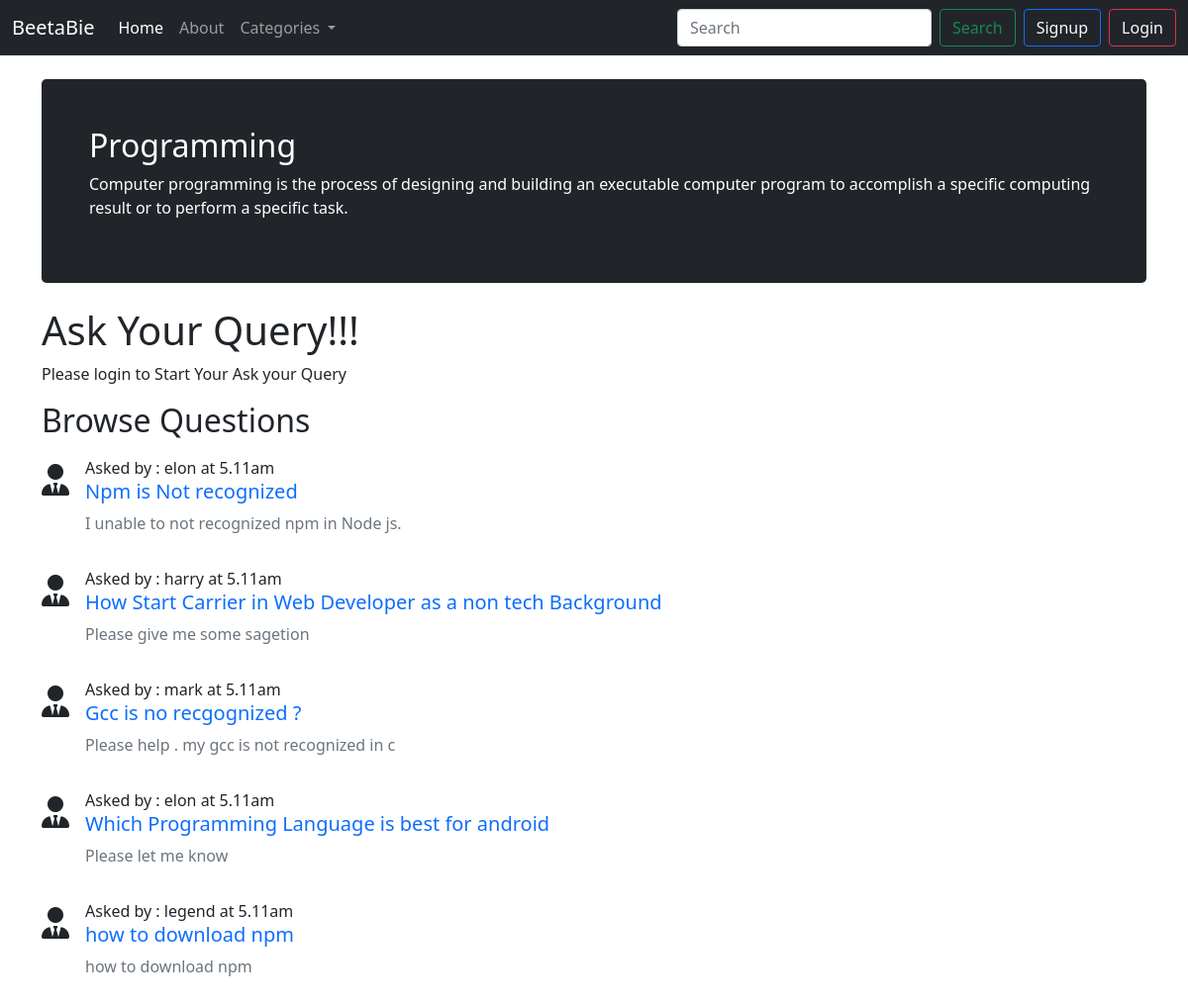
The page /theards.php?catid=2 on the database its author committed.
### tables this page shows
CREATE TABLE `categories` (
  `category_id` int(11) NOT NULL,
  `category_name` varchar(255) NOT NULL,
  `category_description` varchar(255) NOT NULL,
  `date` date NOT NULL DEFAULT current_timestamp()
);

CREATE TABLE `theards` (
  `theard_id` int(7) NOT NULL,
  `theard_title` varchar(255) NOT NULL,
  `theard_decs` text NOT NULL,
  `theard_catg_id` int(7) NOT NULL,
  `theard_user_id` int(7) NOT NULL,
  `timestamp` datetime NOT NULL DEFAULT current_timestamp()
);

CREATE TABLE `userdata` (
  `sno` int(11) NOT NULL,
  `user_name` varchar(35) NOT NULL,
  `user_email` varchar(35) NOT NULL,
  `user_pass` varchar(255) NOT NULL,
  `date` datetime NOT NULL DEFAULT current_timestamp()
);

### theards.php (the view, shortened to what this page needs)
<!DOCTYPE html>
<html lang="en">
<head>
    <link href="https://cdn.jsdelivr.net/npm/bootstrap@5.0.2/dist/css/bootstrap.min.css" rel="stylesheet"
 />
</head>
<body>
    <?php
    include "component/_navbar.php";
    $id = $_GET['catid'];
    $sql = "SELECT * FROM `categories` WHERE category_id = $id";
    $result = mysqli_query($conn, $sql);
    while ($row = mysqli_fetch_assoc($result)) {
        $catgname = $row['category_name'];
        $catgdesc = $row['category_description'];
    }
    ?>
    <div class="container my-4">
        <div class="h-100 p-5 text-white bg-dark rounded-3">
            <h2><?php echo  $catgname ?></h2>
            <p><?php echo $catgdesc ?></p>
        </div>
    </div>
    <div class="container">
        <h1>Ask Your Query!!!</h1>
        <?php
        if (isset($_SESSION['loggedin']) && $_SESSION['loggedin'] = true ) {
           echo '
           <form action=" '. $_SERVER["REQUEST_URI"].'" method="post">
        <div class="mb-3">
            <label for="title" class="form-label">Enter Your Query</label>
            <input type="text" class="form-control" id="title" name="title" aria-describedby="title">
            <div id="title" class="form-text">Make your Question as short as Possible</div>
        </div>
        <div class="mb-3">
            <label for="desc" class="form-label">Describe Your Query</label>
            <textarea class="form-control" name="desc" id="desc" rows="3"></textarea>
        </div>
        <button type="submit" class="btn btn-primary">Submit</button>
        </form>
        ';
        }
        else{
            echo "<p> Please login to Start Your Ask your Query </p>";
        }
        ?>
        <h2>Browse Questions</h2>
        <?php
        $id = $_GET['catid'];
        $sql = "SELECT * FROM `theards` WHERE theard_catg_id = $id";
        $result = mysqli_query($conn, $sql);
        while ($row = mysqli_fetch_assoc($result)) {
            $id = $row['theard_id'];
            $title = $row['theard_title'];
            $desc = $row['theard_decs'];
            $theard_user_id = $row['theard_user_id'];
            $sql2 = "SELECT user_name FROM `userdata` WHERE sno = $theard_user_id";
            $result2 = mysqli_query($conn, $sql2);
            $row2 = mysqli_fetch_assoc($result2);
            echo '
            <div class="d-flex my-3">
            <div class="flex-shrink-0">
                <i class="fas fa-user-tie fs-2 my-2"></i>
            </div>
            <div class="flex-grow-1 ms-3">
            <p class = "my-0"> Asked by : '. $row2['user_name'] .' at 5.11am'.'</p>
                <h5><a href="theardmain.php?thid=' . $id . '" class ="text-decoration-none "> ' . $title . '</a></h5>
                <p class = "text-muted">' . $desc . '</p>
            </div>
            </div>
            ';
        }
        ?>
</body>
</html>

### rows shown on the page
categories: category_name "Programming", category_description "Computer programming is the process of designing and building an executable computer program to accomplish a specific computing result or to perform a specific task."
theards: userdata.user_name "elon", theard_title "Npm is Not recognized", theard_decs "I unable to not recognized npm in Node js."
theards: userdata.user_name "harry", theard_title "How Start Carrier in Web Developer as a non tech Background", theard_decs "Please give me some sagetion"
theards: userdata.user_name "mark", theard_title "Gcc is no recgognized ?", theard_decs "Please help . my gcc is not recognized in c"
theards: userdata.user_name "elon", theard_title "Which Programming Language is best for android", theard_decs "Please let me know"
theards: userdata.user_name "legend", theard_title "how to download npm", theard_decs "how to download npm"
